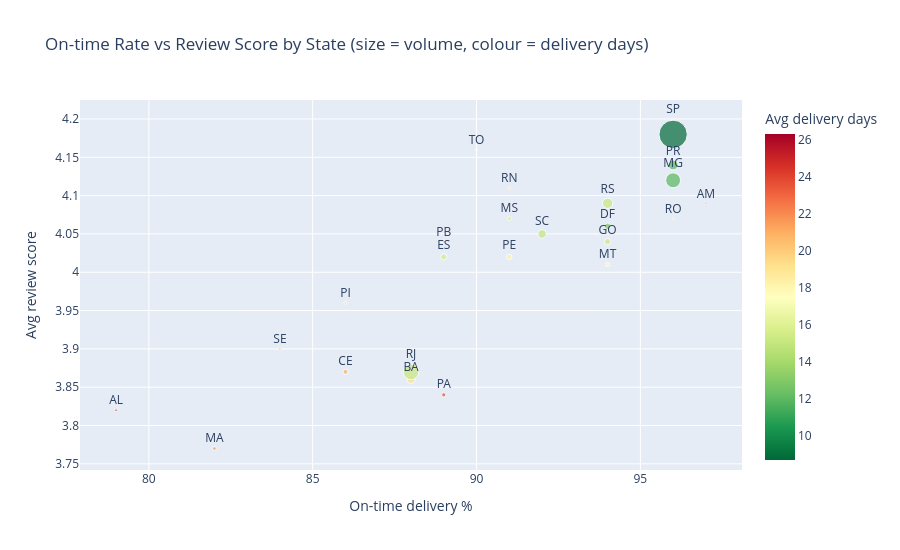

The notebook cell saved with this chart:
### Code cell
fig2 = px.scatter(
    state_kpis,
    x="on_time_pct",
    y="avg_review",
    size="deliveries",
    color="avg_actual_days",
    color_continuous_scale="RdYlGn_r",
    text="customer_state",
    title="On-time Rate vs Review Score by State (size = volume, colour = delivery days)",
    labels={"on_time_pct":      "On-time delivery %",
            "avg_review":       "Avg review score",
            "avg_actual_days":  "Avg delivery days"}
)
fig2.update_traces(textposition="top center")
fig2.update_layout(height=550)
fig2.show()

### Figure 1 — Plotly figure (JSON) as saved in the notebook; plotly's stock layout.template omitted (floating-point values rounded to 4 significant figures)
{"data": [{"hovertemplate": "On-time delivery %=%{x}<br>Avg review score=%{y}<br>deliveries=%{marker.size}<br>customer_state=%{text}<br>Avg delivery days=%{marker.color}<extra></extra>", "legendgroup": "", "marker": {"color": [26.3, 24.44, 23.71, 21.53, 21.42, 20.91, 20.53, 19.66, 19.31, 19.26, 19.21, 18.2, 17.9, 17.4, 15.6, 15.47, 15.33, 15.15, 15.08, 14.96, 12.92, 11.92, 11.9, 8.67], "coloraxis": "coloraxis", "size": [164, 431, 1061, 805, 375, 1431, 587, 273, 524, 523, 3703, 1758, 1040, 310, 2236, 823, 2297, 6181, 14224, 4112, 2381, 12995, 5673, 46707], "sizemode": "area", "sizeref": 116.8, "symbol": "circle"}, "mode": "markers+text", "name": "", "orientation": "v", "showlegend": false, "text": ["AM", "AL", "PA", "MA", "SE", "CE", "PB", "RO", "PI", "RN", "BA", "PE", "MT", "TO", "ES", "MS", "GO", "RS", "RJ", "SC", "DF", "MG", "PR", "SP"], "textposition": "top center", "type": "scatter", "x": [97.0, 79.0, 89.0, 82.0, 84.0, 86.0, 89.0, 96.0, 86.0, 91.0, 88.0, 91.0, 94.0, 90.0, 89.0, 91.0, 94.0, 94.0, 88.0, 92.0, 94.0, 96.0, 96.0, 96.0], "xaxis": "x", "y": [4.09, 3.82, 3.84, 3.77, 3.9, 3.87, 4.04, 4.07, 3.96, 4.11, 3.86, 4.02, 4.01, 4.16, 4.02, 4.07, 4.04, 4.09, 3.87, 4.05, 4.06, 4.12, 4.14, 4.18], "yaxis": "y"}], "layout": {"coloraxis": {"colorbar": {"title": {"text": "Avg delivery days"}}, "colorscale": [[0, "rgb(0,104,55)"], [0.1, "rgb(26,152,80)"], [0.2, "rgb(102,189,99)"], [0.3, "rgb(166,217,106)"], [0.4, "rgb(217,239,139)"], [0.5, "rgb(255,255,191)"], [0.6, "rgb(254,224,139)"], [0.7, "rgb(253,174,97)"], [0.8, "rgb(244,109,67)"], [0.9, "rgb(215,48,39)"], [1, "rgb(165,0,38)"]]}, "height": 550, "legend": {"itemsizing": "constant", "tracegroupgap": 0}, "title": {"text": "On-time Rate vs Review Score by State (size = volume, colour = delivery days)"}, "xaxis": {"anchor": "y", "domain": [0, 1], "title": {"text": "On-time delivery %"}}, "yaxis": {"anchor": "x", "domain": [0, 1], "title": {"text": "Avg review score"}}}}
